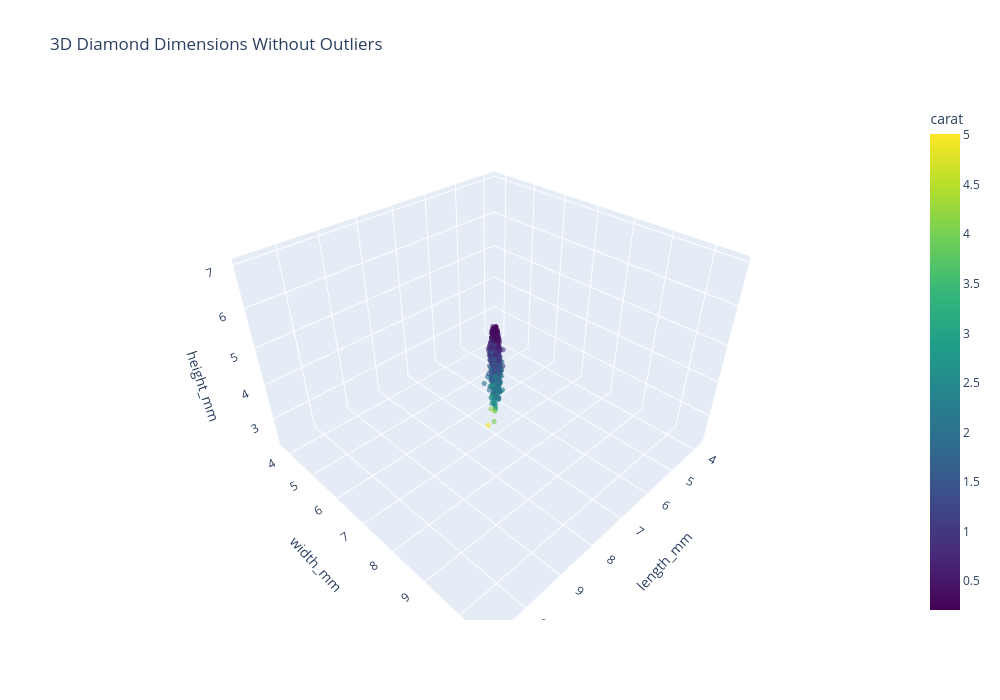

The notebook cell saved with this chart:
### Markdown cell above
Width and length are closely aligned for the displayed diamonds. The filter retains observations whose width and length differ by at most 1 mm, so this graph describes that subset.

### Code cell
# 3D diamond dimensions without outliers

cols = ['length_mm', 'width_mm', 'height_mm']

mask = df_init['carat'] > 0

for col in cols:
    ratio = df_init[col] / np.cbrt(df_init['carat'])

    Q1 = ratio.quantile(0.25)
    Q3 = ratio.quantile(0.75)
    IQR = Q3 - Q1

    lower = Q1 - 1.5 * IQR
    upper = Q3 + 1.5 * IQR

    mask = mask & ratio.between(lower, upper)

df_filtered_3d = df_init[mask]

fig = px.scatter_3d(
    df_filtered_3d,
    x='length_mm',
    y='width_mm',
    z='height_mm',
    color='carat',
    color_continuous_scale='Viridis',
    opacity=0.6,
    title='3D Diamond Dimensions Without Outliers'
)

fig.update_traces(marker=dict(size=3))
fig.update_layout(width=1000, height=700)

fig.show()

print(f"Rows excluded: {len(df_init) - len(df_filtered_3d)}")

### Figure 1 — Plotly figure (JSON) as saved in the notebook; plotly's stock layout.template omitted (floating-point values rounded to 4 significant figures; data arrays with more than 128 entries replaced by an {"elided": "..."} marker saying what was removed)
{"data": [{"hovertemplate": "length_mm=%{x}<br>width_mm=%{y}<br>height_mm=%{z}<br>carat=%{marker.color}<extra></extra>", "legendgroup": "", "marker": {"color": {"elided": "4611 float values"}, "coloraxis": "coloraxis", "opacity": 0.6, "size": 3, "symbol": "circle"}, "mode": "markers", "name": "", "scene": "scene", "showlegend": false, "type": "scatter3d", "x": {"elided": "4611 float values"}, "y": {"elided": "4611 float values"}, "z": {"elided": "4611 float values"}}], "layout": {"coloraxis": {"autocolorscale": false, "colorbar": {"title": {"text": "carat"}}, "colorscale": [[0, "#440154"], [0.1111, "#482878"], [0.2222, "#3e4989"], [0.3333, "#31688e"], [0.4444, "#26828e"], [0.5556, "#1f9e89"], [0.6667, "#35b779"], [0.7778, "#6ece58"], [0.8889, "#b5de2b"], [1, "#fde725"]]}, "height": 700, "legend": {"tracegroupgap": 0}, "scene": {"domain": {"x": [0, 1], "y": [0, 1]}, "xaxis": {"title": {"text": "length_mm"}}, "yaxis": {"title": {"text": "width_mm"}}, "zaxis": {"title": {"text": "height_mm"}}}, "title": {"text": "3D Diamond Dimensions Without Outliers"}, "width": 1000}}
